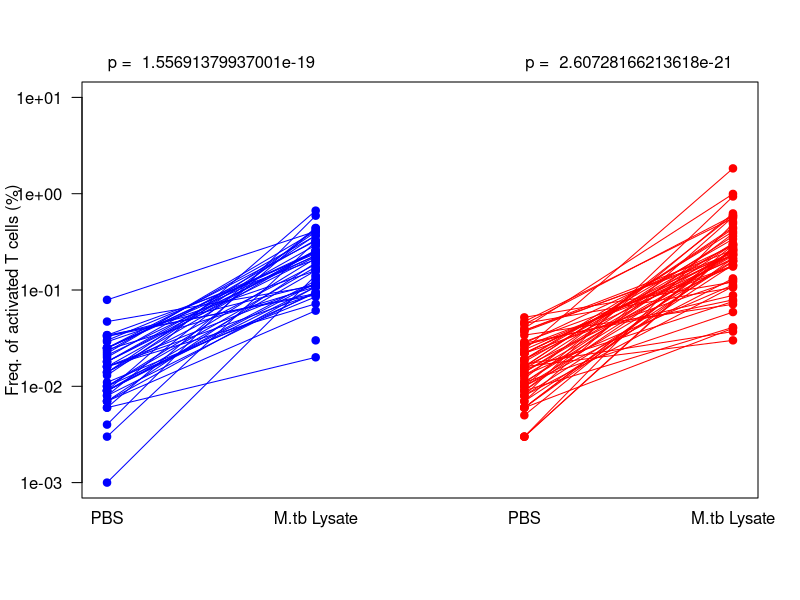
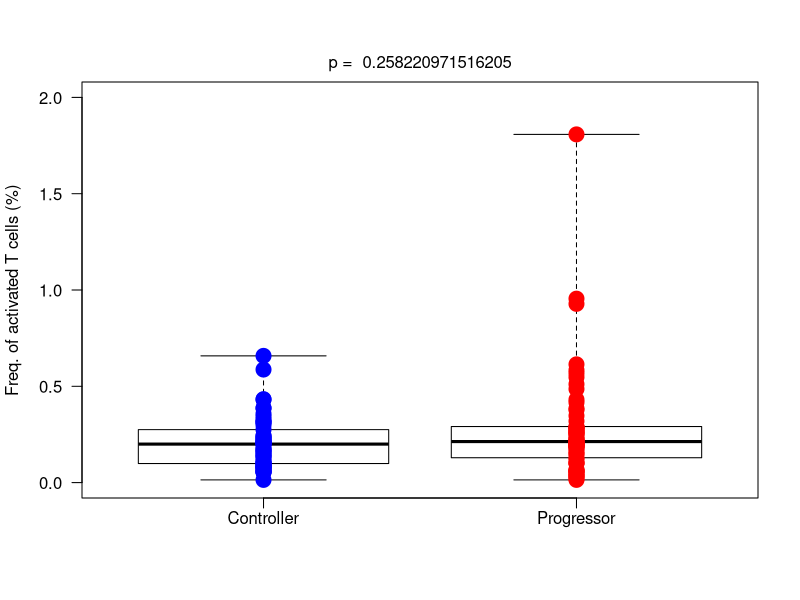
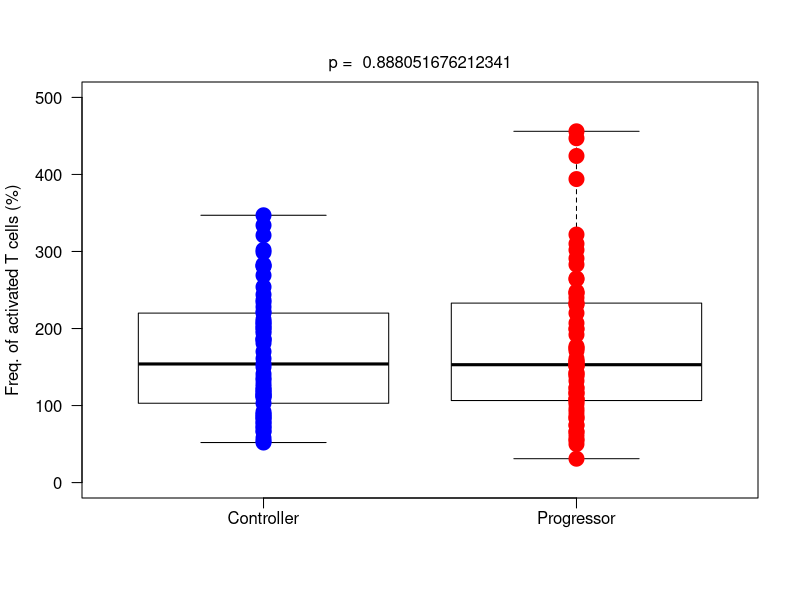
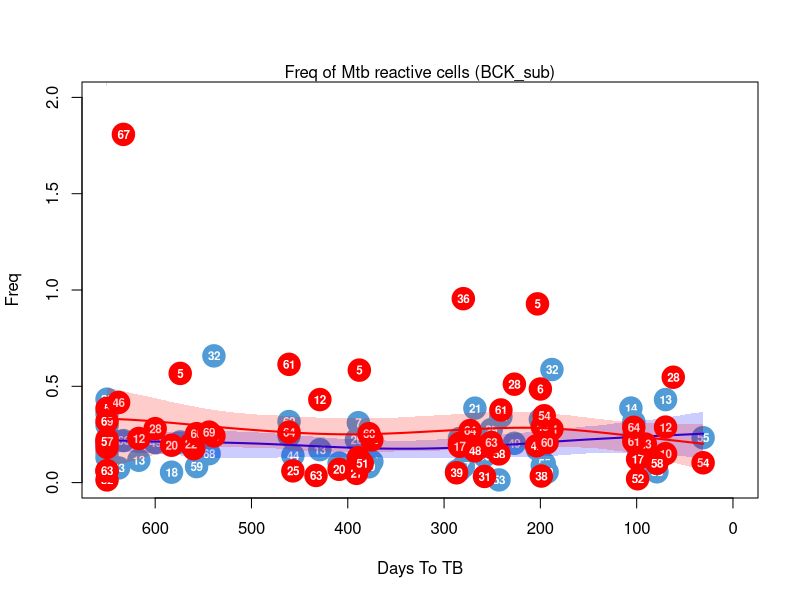
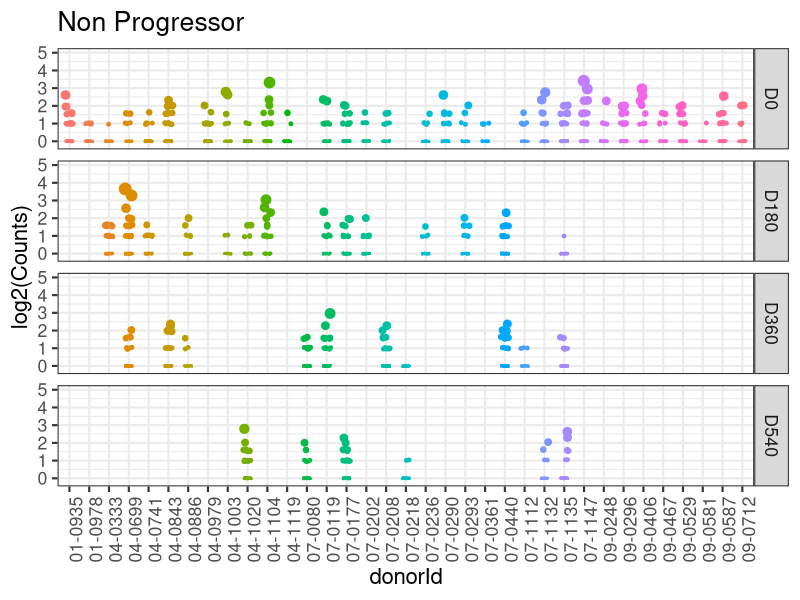
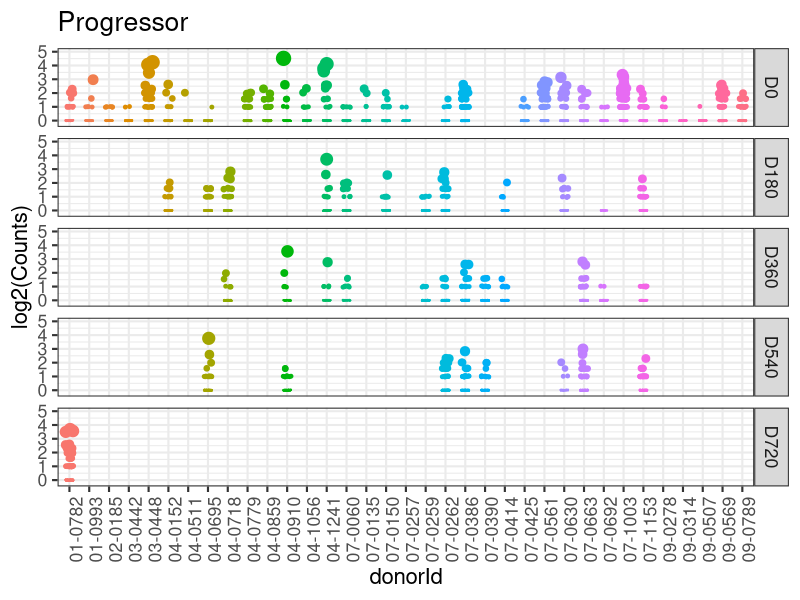

Recreate these plots in R, in order.
rm(list=ls())
graphics.off()
library(tidyverse)
##Figure 2 plots


acs_flow_data <- read.csv("Figure 2a and 2b.csv")
plot(NA,NA,ylim=c(0.001,10),xlim=c(0,3),las=1,xaxt="n",xlab="",ylab="Freq. of activated T cells (%)",log="y")
mtext(side = 1,at = 0,"PBS",line = 0.5)
mtext(side = 1,at = 1,"M.tb Lysate",line = 0.5)
mtext(side = 1,at = 2,"PBS",line = 0.5)
mtext(side = 1,at = 3,"M.tb Lysate",line = 0.5)

for(i in 1:dim(acs_flow_data)[1]){
  temp <- acs_flow_data[i,]
  if(temp$donorGrp=="Non Progressor"){
    points(c(0,1),c(temp$Unstim.Freq,temp$Mtb.Lysate.Freq),col="blue",type="o",pch=19)
  }else{
    points(c(2,3),c(temp$Unstim.Freq,temp$Mtb.Lysate.Freq),col="red",type="o",pch=19)
  }
}

mtext(side = 3,line = 0.5,paste("p = ",wilcox.test(subset(acs_flow_data,acs_flow_data$donorGrp=="Non Progressor")$Unstim.Freq,subset(acs_flow_data,acs_flow_data$donorGrp=="Non Progressor")$Mtb.Lysate.Freq)$p.value),at = 0.5)

mtext(side = 3,line = 0.5,paste("p = ",wilcox.test(subset(acs_flow_data,acs_flow_data$donorGrp=="Progressor")$Unstim.Freq,subset(acs_flow_data,acs_flow_data$donorGrp=="Progressor")$Mtb.Lysate.Freq)$p.value),at = 2.5)


boxplot(subset(acs_flow_data,acs_flow_data$donorGrp=="Non Progressor")$BCK.sub,subset(acs_flow_data,acs_flow_data$donorGrp=="Progressor")$BCK.sub,pch=0,col = "white",cex=0,ylab="Freq. of activated T cells (%)",ylim=c(0,2),las=2,range = 0)
points(rep(1,times=length(subset(acs_flow_data,acs_flow_data$donorGrp=="Non Progressor")$BCK.sub)),subset(acs_flow_data,acs_flow_data$donorGrp=="Non Progressor")$BCK.sub,pch=19,cex=2,col="blue")
points(rep(2,times=length(subset(acs_flow_data,acs_flow_data$donorGrp=="Progressor")$BCK.sub)),subset(acs_flow_data,acs_flow_data$donorGrp=="Progressor")$BCK.sub,pch=19,cex=2,col="red")
mtext(side = 1,at = 1,line = 0.5, "Controller")
mtext(side = 1,at = 2,line = 0.5, "Progressor")
mtext(side = 3,line = 0.5,paste("p = ",wilcox.test(subset(acs_flow_data,acs_flow_data$donorGrp=="Non Progressor")$BCK.sub,subset(acs_flow_data,acs_flow_data$donorGrp=="Progressor")$BCK.sub)$p.value))


acs_cdr3b_detected <- read.csv("Figure 2c.csv")
boxplot(subset(acs_cdr3b_detected,acs_cdr3b_detected$donorGrp=="Non Progressor")$Total.CD3b_templates.detected,subset(acs_cdr3b_detected,acs_cdr3b_detected$donorGrp=="Progressor")$Total.CD3b_templates.detected,pch=0,col = "white",cex=0,ylab="Freq. of activated T cells (%)",ylim=c(0,500),las=2,range = 0)


points(rep(1,times=length(subset(acs_cdr3b_detected,acs_cdr3b_detected$donorGrp=="Non Progressor")$Total.CD3b_templates.detected)),subset(acs_cdr3b_detected,acs_cdr3b_detected$donorGrp=="Non Progressor")$Total.CD3b_templates.detected,pch=19,cex=2,col="blue")
points(rep(2,times=length(subset(acs_cdr3b_detected,acs_cdr3b_detected$donorGrp=="Progressor")$Total.CD3b_templates.detected)),subset(acs_cdr3b_detected,acs_cdr3b_detected$donorGrp=="Progressor")$Total.CD3b_templates.detected,pch=19,cex=2,col="red")
mtext(side = 1,at = 1,line = 0.5, "Controller")
mtext(side = 1,at = 2,line = 0.5, "Progressor")
mtext(side = 3,line = 0.5,paste("p = ",wilcox.test(subset(acs_cdr3b_detected,acs_cdr3b_detected$donorGrp=="Non Progressor")$Total.CD3b_templates.detected,subset(acs_cdr3b_detected,acs_cdr3b_detected$donorGrp=="Progressor")$Total.CD3b_templates.detected)$p.value))


acs_flow_kinetics <- read.csv("Figure 2d.csv")


key.for.spline.dots_MtblysateReactive <-   unique.data.frame(subset(acs_flow_kinetics,select=c("PID","Number.of.Spline.dots","donorGrp")))

B1 <- subset(acs_flow_kinetics,!is.na(acs_flow_kinetics$Freq))

sp.frame <- subset(B1,B1$donorGrp=="Non Progressor",select=c("Slipe.Timepoint","Freq","PID"))
sp.frame$Slipe.Timepoint <- ifelse(sp.frame$Slipe.Timepoint>650,650,sp.frame$Slipe.Timepoint)
sp.resampler <- function() {
  n <- nrow(sp.frame)
  resample.rows <- sample(1:n,size=n,replace=TRUE)
  return(sp.frame[resample.rows,])
}

grid.300 <- seq(from=min(sp.frame$Slipe.Timepoint),to=max(sp.frame$Slipe.Timepoint),length.out=300)

sp.spline.estimator <- function(data,m=300) {
  # Fit spline to data, with cross-validation to pick lambda
  fit <- smooth.spline(x=data[,1],y=data[,2],cv=TRUE,df = 4)
  # Set up a grid of m evenly-spaced points on which to evaluate the spline
  eval.grid <- seq(from=min(sp.frame$Slipe.Timepoint),to=max(sp.frame$Slipe.Timepoint),length.out=m)
  # Slightly inefficient to re-define the same grid every time we call this,
  # but not a big overhead
  # Do the prediction and return the predicted values
  return(predict(fit,x=eval.grid)$y)  # We only want the predicted values
}


sp.spline.cis <- function(B,alpha,m=300) {
  spline.main <- sp.spline.estimator(sp.frame,m=m)
  # Draw B boottrap samples, fit the spline to each
  spline.boots <- replicate(B,sp.spline.estimator(sp.resampler(),m=m))
  # Result has m rows and B columns
  cis.lower <- 2*spline.main - apply(spline.boots,1,quantile,probs=1-alpha/2)
  cis.upper <- 2*spline.main - apply(spline.boots,1,quantile,probs=alpha/2)
  return(list(main.curve=spline.main,lower.ci=cis.lower,upper.ci=cis.upper,
              x=seq(from=min(sp.frame$Slipe.Timepoint),to=max(sp.frame$Slipe.Timepoint),length.out=m)))
}

#set.seed(100)
set.seed(100)
sp.cis <- sp.spline.cis(B=2000,alpha=0.05)

plot(sp.frame$Slipe.Timepoint,sp.frame$Freq,xlab="Days To TB",ylab="Freq",xlim=c(650,0),ylim=c(0,2),cex=0)



for(temp.donors in unique(sp.frame$PID)){
  temp.points <- subset(sp.frame,sp.frame$PID==temp.donors)
  points(temp.points$Slipe.Timepoint,temp.points$Freq,cex=3,col="#519cd6",pch=19)
  text(temp.points$Slipe.Timepoint,temp.points$Freq,labels=unique(subset(key.for.spline.dots_MtblysateReactive,key.for.spline.dots_MtblysateReactive$PID==temp.donors)$Number.of.Spline.dots),col="white",cex=0.7,font = 2)
  
}

lines(x=sp.cis$x,y=sp.cis$main.curve,col="blue",lwd=2)
mtext(side = 3,"Freq of Mtb reactive cells (BCK_sub)")

t_col <- function(color, percent = 20, name = NULL) {
  
  #	  color = color name
  #	percent = % transparency
  #	   name = an optional name for the color
  
  ## Get RGB values for named color
  rgb.val <- col2rgb(color)
  
  ## Make new color using input color as base and alpha set by transparency
  t.col <- rgb(rgb.val[1], rgb.val[2], rgb.val[3],
               max = 255,
               alpha = (100-percent)*255/100,
               names = name)
  
  ## Save the color
  invisible(t.col)
  
}

mycol <- t_col("blue", perc = 80, name = "lt.pink")

polygon(c(sp.cis$x,900,rev(sp.cis$x)),c(sp.cis$lower.ci,900,rev(sp.cis$upper.ci)),col =mycol,lwd=0.0001)


sp.frame <- subset(B1,B1$donorGrp=="Progressor",select=c("Slipe.Timepoint","Freq","PID"))
sp.frame$Slipe.Timepoint <- ifelse(sp.frame$Slipe.Timepoint>650,650,sp.frame$Slipe.Timepoint)
sp.resampler <- function() {
  n <- nrow(sp.frame)
  resample.rows <- sample(1:n,size=n,replace=TRUE)
  return(sp.frame[resample.rows,])
}

grid.300 <- seq(from=min(sp.frame$Slipe.Timepoint),to=max(sp.frame$Slipe.Timepoint),length.out=300)

sp.spline.estimator <- function(data,m=300) {
  # Fit spline to data, with cross-validation to pick lambda
  fit <- smooth.spline(x=data[,1],y=data[,2],cv=TRUE,df = 4)
  # Set up a grid of m evenly-spaced points on which to evaluate the spline
  eval.grid <- seq(from=min(sp.frame$Slipe.Timepoint),to=max(sp.frame$Slipe.Timepoint),length.out=m)
  # Slightly inefficient to re-define the same grid every time we call this,
  # but not a big overhead
  # Do the prediction and return the predicted values
  return(predict(fit,x=eval.grid)$y)  # We only want the predicted values
}


sp.spline.cis <- function(B,alpha,m=300) {
  spline.main <- sp.spline.estimator(sp.frame,m=m)
  # Draw B boottrap samples, fit the spline to each
  spline.boots <- replicate(B,sp.spline.estimator(sp.resampler(),m=m))
  # Result has m rows and B columns
  cis.lower <- 2*spline.main - apply(spline.boots,1,quantile,probs=1-alpha/2)
  cis.upper <- 2*spline.main - apply(spline.boots,1,quantile,probs=alpha/2)
  return(list(main.curve=spline.main,lower.ci=cis.lower,upper.ci=cis.upper,
              x=seq(from=min(sp.frame$Slipe.Timepoint),to=max(sp.frame$Slipe.Timepoint),length.out=m)))
}

#set.seed(100)
set.seed(100)

j=1
for(temp.donors in unique(sp.frame$PID)){
  temp.points <- subset(sp.frame,sp.frame$PID==temp.donors)
  points(temp.points$Slipe.Timepoint,temp.points$Freq,cex=3,col="red",pch=19)
  text(temp.points$Slipe.Timepoint,temp.points$Freq,labels=unique(subset(key.for.spline.dots_MtblysateReactive,key.for.spline.dots_MtblysateReactive$PID==temp.donors)$Number.of.Spline.dots),col="white",cex=0.7,font = 2)
  j=j+1
}


#points(sp.frame$Slipe.Timepoint,sp.frame$Freq,cex=1.5,col="red",pch=19)
sp.cis <- sp.spline.cis(B=2001,alpha=0.05)
lines(x=sp.cis$x,y=sp.cis$main.curve,col="red",lwd=2)
#lines(x=sp.cis$x,y=sp.cis$lower.ci,col="red",lwd=2)
#lines(x=sp.cis$x,y=sp.cis$upper.ci,col="red",lwd=2)

t_col <- function(color, percent = 20, name = NULL) {
  
  #	  color = color name
  #	percent = % transparency
  #	   name = an optional name for the color
  
  ## Get RGB values for named color
  rgb.val <- col2rgb(color)
  
  ## Make new color using input color as base and alpha set by transparency
  t.col <- rgb(rgb.val[1], rgb.val[2], rgb.val[3],
               max = 255,
               alpha = (100-percent)*255/100,
               names = name)
  
  ## Save the color
  invisible(t.col)
  
}

mycol <- t_col("red", perc = 80, name = "lt.pink")

polygon(c(sp.cis$x,900,rev(sp.cis$x)),c(sp.cis$lower.ci,900,rev(sp.cis$upper.ci)),col =mycol,lwd=0.0001)  


TCR_b_visitcount <- read.csv("Figure 2e.csv")


TCR_beta_count_P <- TCR_b_visitcount[which(TCR_b_visitcount$donorGrp=="Progressor"), ]
TCR_beta_count_NP <- TCR_b_visitcount[which(TCR_b_visitcount$donorGrp=="NonProgressor"), ]

tcrcount <- TCR_beta_count_NP
ggplot(tcrcount, aes(donorId, log2(n), color=donorId)) +
  geom_jitter(size=log2(tcrcount$n), position=position_jitter(width=.2)) +
  scale_y_continuous(name="log2(Counts)", limits=c(-0.2, 5)) +
  facet_grid(visit ~ .) +
  theme_bw(base_size=16) + 
  theme(axis.text.x=element_text(angle=90), legend.position = "none")+
  ggtitle("Non Progressor")


tcrcount <- TCR_beta_count_P
ggplot(tcrcount, aes(donorId, log2(n), color=donorId)) +
  geom_jitter(size=log2(tcrcount$n), position=position_jitter(width=.2)) +
  scale_y_continuous(name="log2(Counts)", limits=c(-0.2, 5)) +
  facet_grid(visit ~ .) +
  theme_bw(base_size=16) + 
  theme(axis.text.x=element_text(angle=90), legend.position = "none")+
  ggtitle("Progressor")